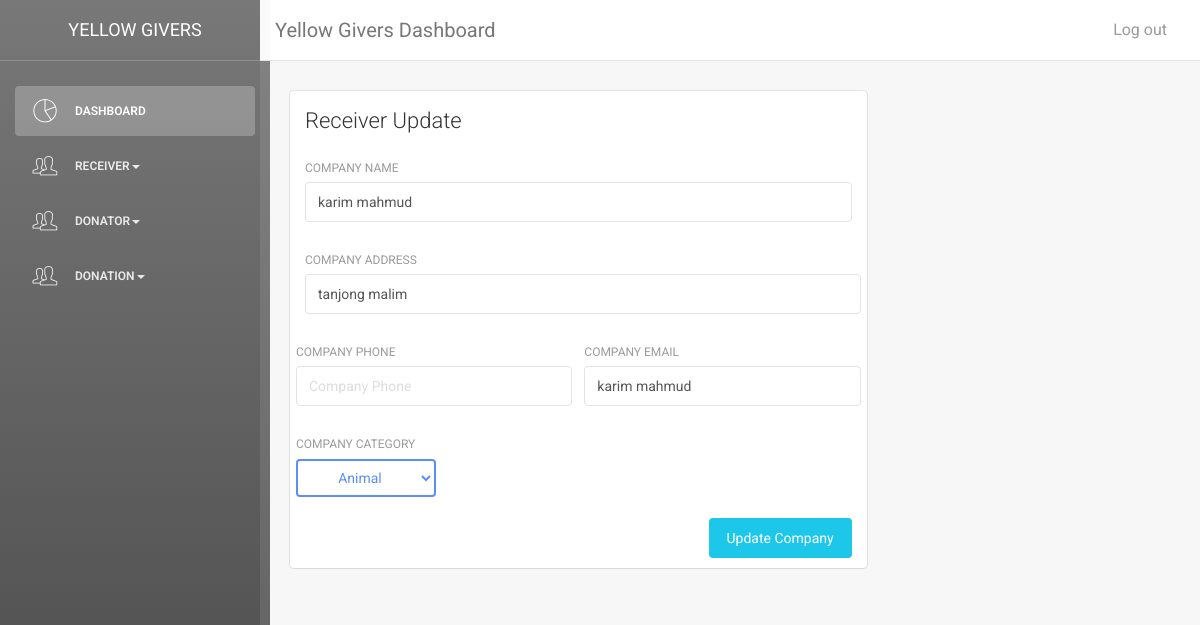
The app's page /admin/receiver/receiverupdate.php?id=3 with its own data.
### tables this page shows
CREATE TABLE `receiver` (
  `reID` int(6) UNSIGNED NOT NULL,
  `reNames` varchar(225) NOT NULL,
  `reAddress` varchar(225) NOT NULL,
  `reEmail` varchar(225) NOT NULL,
  `rePhone` varchar(225) NOT NULL,
  `reCategory` varchar(255) NOT NULL
);

### admin/receiver/receiverupdate.php (the view, shortened to what this page needs)
<?php
 if ((isset($_GET['id'])) && (is_numeric($_GET['id'])) ){
    $id = $_GET['id'];
    $hostname = 'localhost';
    $username = 'root';
    $password = '';
    $db = 'scmdb';
    $connect = mysqli_connect($hostname, $username, $password, $db );
    $query = "SELECT * FROM receiver WHERE reID='$id'";
    $result = mysqli_query($connect,$query);
    if (mysqli_num_rows($result) == 1){
        $row = mysqli_fetch_array($result, MYSQL_NUM);
        $reNames = $row[1];
        $reAddress = $row[2];
        $reEmail = $row[3];
        $rePhone = $row[4];
        $rePhone = $row[5];
    }else{
        echo '<h1 id="mainhead">Page Error</h1>
        <p class="error">This page has been accessed in error. err 1</p><p><br  /><br  /></p>';
    }
}else{
    echo '<h1 id="mainhead">Page Error</h1><p class = "error">This page has been accessed in error. err3</p><p><br  /><br/  ></p>';
    exit();
}
?>
<!doctype html>
<html lang="en">
<head>
    <link href="assets/css/bootstrap.min.css" rel="stylesheet" />
    <link href="assets/css/animate.min.css" rel="stylesheet"/>
    <link href="assets/css/light-bootstrap-dashboard.css" rel="stylesheet"/>
    <link href="assets/css/demo.css" rel="stylesheet" />
    <link href="http://maxcdn.bootstrapcdn.com/font-awesome/4.2.0/css/font-awesome.min.css" rel="stylesheet">
    <link href="assets/css/pe-icon-7-stroke.css" rel="stylesheet" />
</head>
<body>
<div class="wrapper">
    <div class="sidebar" data-color="black">
        <div class="sidebar-wrapper ps-container ps-theme-default ps-active-y" >
            <div class="logo">
                <a href="#" class="simple-text">
                    Yellow Givers
                </a>
            </div>
           <ul class="nav">
                <li class="active"><a href="/scm/admin/index.php"><i class="pe-7s-graph"></i><p>Dashboard</p></a></li>
                <li><a data-toggle="collapse" href="#supplier"><i class="pe-7s-users"></i><p>Receiver<b class="caret"></b></p></a>
                    <li><a data-toggle="collapse" href="#donator"><i class="pe-7s-users"></i><p>Donator<b class="caret"></b></p></a>
                </li>
                 <li><a data-toggle="collapse" href="#donation"><i class="pe-7s-users"></i><p>Donation<b class="caret"></b></p></a>
                </li>
            </ul>
        </div>
    </div>
    <div class="main-panel">
        <nav class="navbar navbar-default navbar-fixed">
            <div class="container-fluid">
                <div class="navbar-header">
                    <a class="navbar-brand" href="#">Yellow Givers Dashboard</a>
                </div>
                <div class="collapse navbar-collapse">
                    <ul class="nav navbar-nav navbar-right">
                        <li>
                            <a href="/scm/customer/index.php">
                                Log out
                            </a>
                        </li>
                    </ul>
                </div>
            </div>
        </nav>
        <div class="content">
            <div class="container-fluid">
                <div class="row">
                    <div class="col-md-8">
                        <div class="card">
                            <div class="header">
                                <h4 class="title">Receiver Update</h4>
                            </div>
                            <div class="content">
                                <form id="myFormId" action="receiverupdate.php" method="post">
                                    <div class="row">
                                        <div class="col-md-12">
                                            <div class="form-group">
                                                <label>Company Name</label>
                                                <input id="1" name="reNames" type="text" class="form-control" value="<?php echo $reNames; ?>" placeholder="Company Name" tabindex="1" >
                                            </div>
                                        </div>
                                    </div>
                                    <div class="row">
                                        <div class="col-md-12">
                                            <div class="form-group">
                                                <label>Company Address</label>
                                                <input id="1" name="reAddress" type="text" class="form-control" value="<?php echo $reAddress; ?>" placeholder="Company Address" tabindex="1" >
                                            </div>
                                        </div>
                                        <div class="col-md-6">
                                            <div class="form-group">
                                                <label>Company Phone</label>
                                                <input id="1" name="rePhone" type="text" class="form-control" value="<?php echo $rePhone; ?>" placeholder="Company Phone" tabindex="1" >
                                            </div>
                                        </div>
                                          <div class="col-md-6">
                                            <div class="form-group">
                                                <label>Company Email</label>
                                                <input id="1" name="reEmail" type="text" class="form-control" value="<?php echo $reEmail; ?>" placeholder="Company Email" tabindex="1" >
                                            </div>
                                        </div>
                                        <div class="col-md-12">
                                            <div class="form-group">
                                                <label>Company Category</label>
                                                <div class="dropdown">
                                                    <select class="btn btn-primary dropdown-toggle" type="button" data-toggle="dropdown" name="reCategory">
                                                      <option value="Animal">Animal</option>
                                                    </select>
                                                </div>
                                            </div>
                                        </div>
                                    </div>
                                    <div>
                                    <button type="submit" name="submit" class="btn btn-info btn-fill pull-right">Update Company</button>
                                    <input type="hidden" name="submitted" value="TRUE" /></div>
                                    <div class="clearfix"></div>
                                </form>
                            </div>
                        </div>
                    </div>
                </div>
            </div>
        </div>
    </div>
</div>
</body>
</html>

### records on screen
receiver: reNames "karim mahmud", reAddress "tanjong malim", reEmail "karim mahmud"
